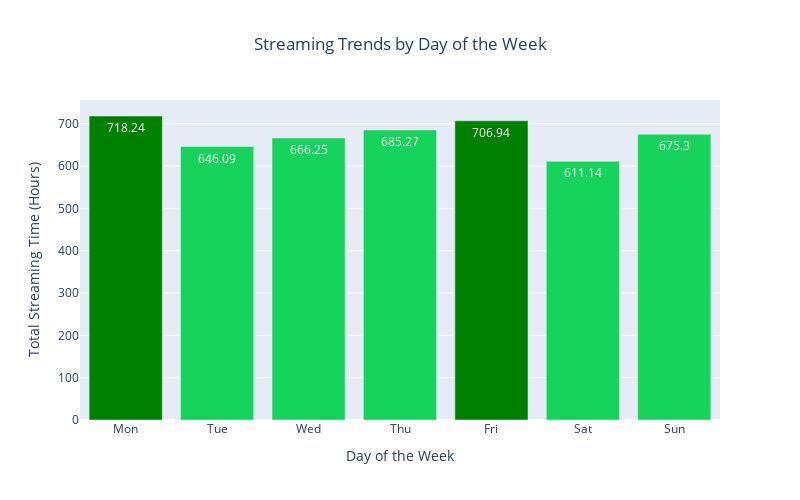

Write notebook code for a chart like this one.
### Code cell
# Analyze trends based on the day of the week
trends_by_day = spotify_music.groupby(spotify_data['ts'].dt.dayofweek).agg({
    'ms_played': lambda x: x.sum() / (1000 * 60 * 60)  # Convert milliseconds to hours and sum
}).reset_index()

# Get the top 2 days of the week
top_days = trends_by_day.nlargest(2, 'ms_played').index

# Visualize the trends
fig = px.bar(trends_by_day, x='ts', y='ms_played',
             labels={'ms_played': 'Total Streaming Time (Hours)', 'ts': 'Day of the Week'},
             title='Streaming Trends by Day of the Week')

colors = ['green' if i in top_days else '#16D35C' for i in trends_by_day.index]

fig.update_traces(marker_color=colors,
                  text=trends_by_day['ms_played'].round(2), 
                  textposition='inside', 
                  textfont=dict(color='white'))

fig.update_layout(xaxis=dict(tickmode='array', tickvals=list(range(7)), ticktext=['Mon', 'Tue', 'Wed', 'Thu', 'Fri', 'Sat', 'Sun']),
                  title=dict(text='Streaming Trends by Day of the Week', x=0.5),
                  width=800, height=500)
fig.show()

### Figure 1 — Plotly figure (JSON) as saved in the notebook; plotly's stock layout.template omitted (floating-point values rounded to 4 significant figures)
{"data": [{"alignmentgroup": "True", "hovertemplate": "Day of the Week=%{x}<br>Total Streaming Time (Hours)=%{y}<extra></extra>", "legendgroup": "", "marker": {"color": ["green", "#16D35C", "#16D35C", "#16D35C", "green", "#16D35C", "#16D35C"], "pattern": {"shape": ""}}, "name": "", "offsetgroup": "", "orientation": "v", "showlegend": false, "text": [718.2, 646.1, 666.2, 685.3, 706.9, 611.1, 675.3], "textfont": {"color": "white"}, "textposition": "inside", "type": "bar", "x": [0, 1, 2, 3, 4, 5, 6], "xaxis": "x", "y": [718.2, 646.1, 666.3, 685.3, 706.9, 611.1, 675.3], "yaxis": "y"}], "layout": {"barmode": "relative", "height": 500, "legend": {"tracegroupgap": 0}, "title": {"text": "Streaming Trends by Day of the Week", "x": 0.5}, "width": 800, "xaxis": {"anchor": "y", "domain": [0, 1], "tickmode": "array", "ticktext": ["Mon", "Tue", "Wed", "Thu", "Fri", "Sat", "Sun"], "tickvals": [0, 1, 2, 3, 4, 5, 6], "title": {"text": "Day of the Week"}}, "yaxis": {"anchor": "x", "domain": [0, 1], "title": {"text": "Total Streaming Time (Hours)"}}}}
